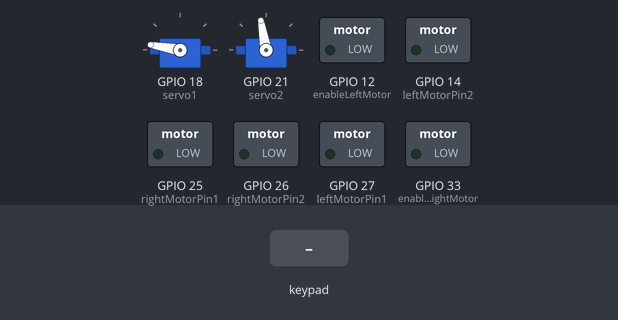
Recording of a sketch running on a simulated ESP32. Shown: 2 × servo, switched loads named in the sketch (green lamp = pin HIGH). The test bench sets the inputs (shaded band). Nothing arrives over Bluetooth unless stated; what the sketch prints to the serial monitor is not drawn.

Above: at 1.2 s.
1.3 s: key '+' pressed
At 2.3 s:
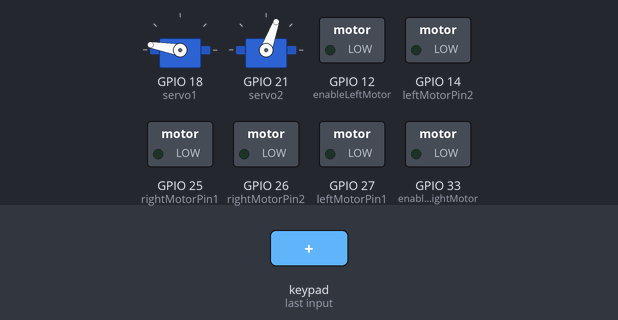
Timing chart, 0 to 4.3 s (numbered marks = the images above; inputs shaded):
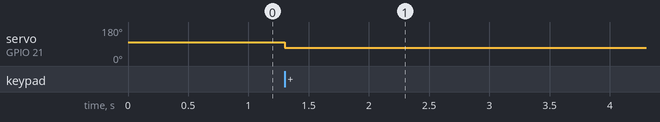

The sketch:

bismillah_bisa_ps3_2024_pwm_sendiri.ino
```cpp
#include <Ps3Controller.h>
#include <ESP32_Servo.h>

Servo servo1;
Servo servo2;

//Right motor
int enableRightMotor = 33;
int rightMotorPin1 = 25;
int rightMotorPin2 = 26;
//Left motor
int enableLeftMotor = 12;
int leftMotorPin1 = 27;
int leftMotorPin2 = 14;

const int PWMFreq = 5000; /* 1 KHz */
const int PWMResolution = 8;
const int rightMotorPWMSpeedChannel = 4;
const int leftMotorPWMSpeedChannel = 5;

void notify()
{
  //--- Digital cross/square/triangle/circle button events ---

  if ( Ps3.data.button.r1 )
  {
    servo2.write(15);
    Serial.println("Started pressing the square button");
  }

  if ( Ps3.data.button.r2 )
  {
    servo2.write(100);
    Serial.println("Started pressing the circle button");
  }
  if ( Ps3.data.button.l2 )
  {
    servo1.write(45);
    Serial.println("Started pressing the cross button");
  }

  if ( Ps3.data.button.l1 )
  {
    servo1.write(170);
    Serial.println("Started pressing the triangle button");
  }

  if ( Ps3.data.button.start )
  {
    servo1.write(170);
    servo2.write(70);
  }


  int yAxisValue = (Ps3.data.analog.stick.ly); //Left stick  - y axis - forward/backward car movement
  int xAxisValue = (Ps3.data.analog.stick.rx); //Right stick - x axis - left/right car movement

  int throttle = map( yAxisValue, 127, -127, -255, 255);
  int steering = map( xAxisValue, -127, 127, -255, 255);
  int motorDirection = 1;

  if (throttle < 0)       //Move car backward
  {
    motorDirection = -1;
  }

  int rightMotorSpeed, leftMotorSpeed;
  rightMotorSpeed =  abs(throttle) - steering;
  leftMotorSpeed =  abs(throttle) + steering;
  rightMotorSpeed = constrain(rightMotorSpeed, 0, 210);
  leftMotorSpeed = constrain(leftMotorSpeed, 0, 210);

  //Serial.println(rightMotorSpeed);
  //Serial.println(leftMotorSpeed);
  rotateMotor(rightMotorSpeed * motorDirection, leftMotorSpeed * motorDirection);

}

void onConnect()
{
  Serial.println("Connected!.");
}

void onDisConnect()
{
  rotateMotor(0, 0);
  Serial.println("Disconnected!.");
}

void rotateMotor(int rightMotorSpeed, int leftMotorSpeed)
{
  if (rightMotorSpeed < 0)
  {
    digitalWrite(rightMotorPin1, LOW);
    digitalWrite(rightMotorPin2, HIGH);
  }
  else if (rightMotorSpeed > 0)
  {
    digitalWrite(rightMotorPin1, HIGH);
    digitalWrite(rightMotorPin2, LOW);
  }
  else
  {
    digitalWrite(rightMotorPin1, LOW);
    digitalWrite(rightMotorPin2, LOW);
  }

  if (leftMotorSpeed < 0)
  {
    digitalWrite(leftMotorPin1, HIGH);
    digitalWrite(leftMotorPin2, LOW);
  }
  else if (leftMotorSpeed > 0)
  {
    digitalWrite(leftMotorPin1, LOW);
    digitalWrite(leftMotorPin2, HIGH);
  }
  else
  {
    digitalWrite(leftMotorPin1, LOW);
    digitalWrite(leftMotorPin2, LOW);
  }
  ledcWrite(rightMotorPWMSpeedChannel, abs(rightMotorSpeed));
  ledcWrite(leftMotorPWMSpeedChannel, abs(leftMotorSpeed));
}

void setUpPinModes()
{
  pinMode(enableRightMotor, OUTPUT);
  pinMode(rightMotorPin1, OUTPUT);
  pinMode(rightMotorPin2, OUTPUT);

  pinMode(enableLeftMotor, OUTPUT);
  pinMode(leftMotorPin1, OUTPUT);
  pinMode(leftMotorPin2, OUTPUT);

  //Set up PWM for motor speed
  ledcSetup(rightMotorPWMSpeedChannel, PWMFreq, PWMResolution);
  ledcSetup(leftMotorPWMSpeedChannel, PWMFreq, PWMResolution);
  ledcAttachPin(enableRightMotor, rightMotorPWMSpeedChannel);
  ledcAttachPin(enableLeftMotor, leftMotorPWMSpeedChannel);

  rotateMotor(0, 0);
}


void setup()
{
  setUpPinModes();
  Serial.begin(115200);
  Ps3.attach(notify);
  Ps3.attachOnConnect(onConnect);
  Ps3.attachOnDisconnect(onDisConnect);
  Ps3.begin();
  Serial.println("Ready.");

  servo1.attach(18);  //pin servo
  servo2.attach(21);

  servo1.write(170);   //posisi awal
  servo2.write(100);
}

void loop()
{
}
```

Measured:
- after the input at 1.3 s, servo on GPIO 21 (servo2): 100° → 70° at once
